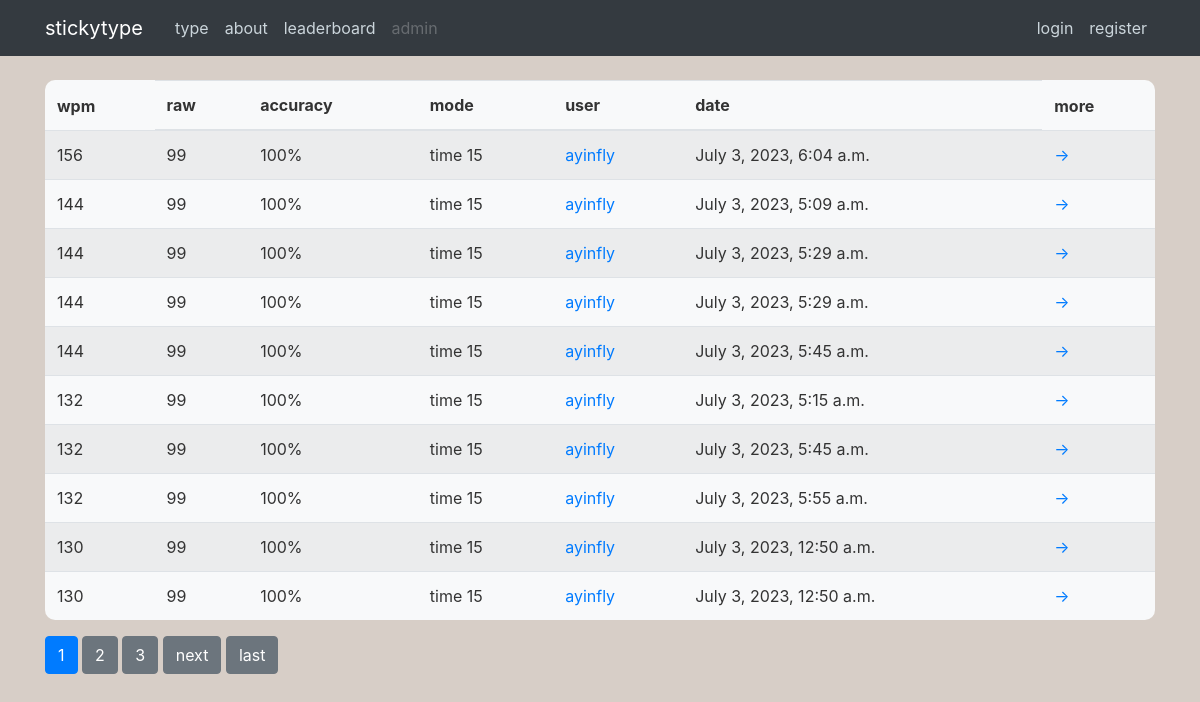
The page /leaderboard/ on the database as committed earlier.
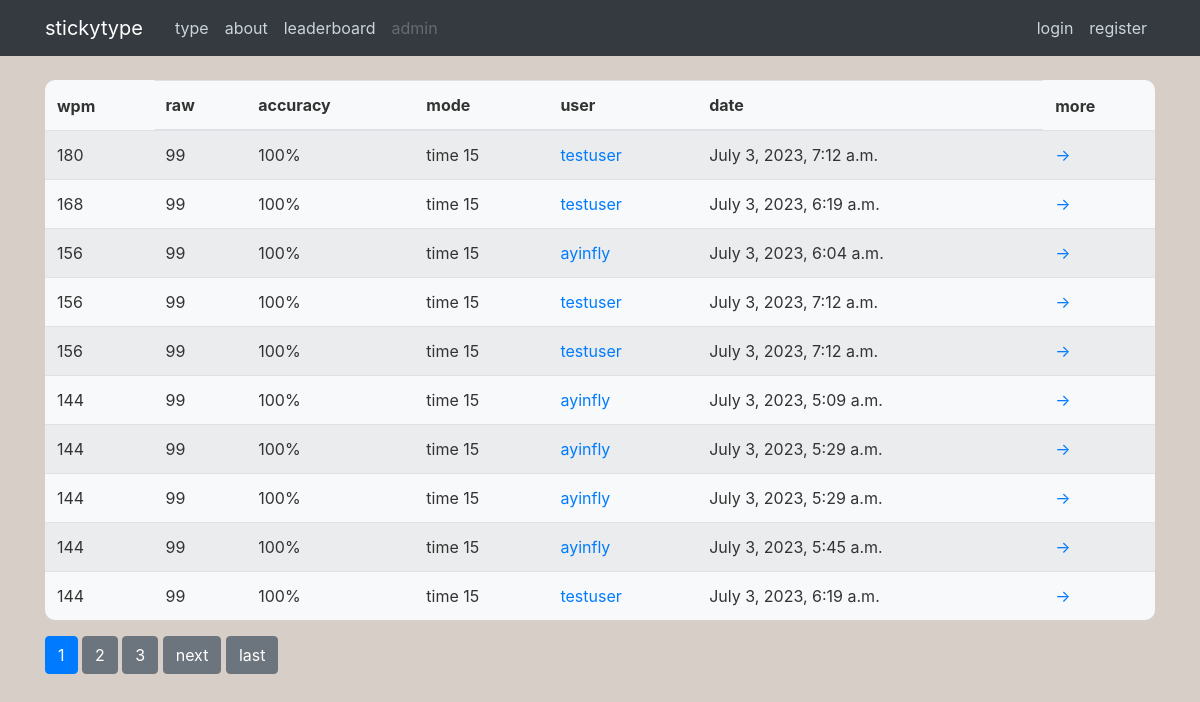
The same page on the database as committed later.
### type/models.py (models this page shows, shortened)
class Stat(models.Model):
    author = models.ForeignKey(User, on_delete=models.CASCADE)
    wpm_total = models.PositiveSmallIntegerField(default=0)
    wpm_raw = models.PositiveSmallIntegerField(default=0)
    time = models.DateTimeField(auto_now_add=True)
    accuracy = models.PositiveSmallIntegerField(default=0)
    mode = models.CharField(max_length=20, default='')

### type/views.py (the view)
# urls.py: path("leaderboard/", LeaderboardListView.as_view(), name='type-leaderboard'),
class LeaderboardListView(ListView):
    model = Stat
    template_name = 'type/leaderboard.html'
    context_object_name = 'stats'
    ordering = ['-wpm_total']
    paginate_by = 10

### type/templates/type/leaderboard.html (shortened to what this page needs)
{% extends "type/base.html" %}
{% block content%}
    <table class="table table-hover table-striped bg-light round">
        <thead>
            <tr>
                <th scope="col" style="border: none;">wpm</th>
                <th scope="col">raw</th>
                <th scope="col">accuracy</th>
                <th scope="col">mode</th>
                <th scope="col">user</th>
                <th scope="col">date</th>
                <th scope="col" style="border: none;">more</th>
            </tr>
        </thead>
        <tbody>
            {% for stat in stats %}
                <tr>
                    <td>{{ stat.wpm_total }}</td>
                    <td>{{ stat.wpm_raw }}</td>
                    <td>{{ stat.accuracy }}%</td>
                    <td>{{ stat.mode }}</td>
                    <td><a href="{% url 'type-stats' stat.author.username %}">{{ stat.author.username }}</a></td>
                    <td>{{ stat.time }}</td>
                    <td><a href="{% url 'stat-detail' stat.id %}" class="stretched-link">→</a></td>
                </tr>
            {% endfor %}
        </tbody>
    </table>
    {% if is_paginated %}
        {% for num in page_obj.paginator.page_range %}
            {% if page_obj.number == num %}
                <a class="btn btn-primary mb-4" href="?page={{ num }}">{{ num }}</a>
            {% elif num > page_obj.number|add:'-3'  and num < page_obj.number|add:'3' %}
                <a class="btn btn-secondary mb-4" href="?page={{ num }}">{{ num }}</a>
            {% endif %}
        {% endfor %}
        {% if page_obj.has_next %}
            <a class="btn btn-secondary mb-4" href="?page={{ page_obj.next_page_number}}">next</a>
            <a class="btn btn-secondary mb-4" href="?page={{ page_obj.paginator.num_pages }}">last</a>
        {% endif %}
    {% endif %}
{% endblock content%}

### type/templates/type/base.html (shortened to what this page needs)
{% load static %}
<!DOCTYPE html>
<html lang="en">
<head>
    <link rel="stylesheet" href="https://cdn.jsdelivr.net/npm/bootstrap@4.0.0/dist/css/bootstrap.min.css">
    <link rel="stylesheet" type="text/css" href="{% static 'type/main.css' %}">
</head>
<body>
    <header class="site-header">
        <nav class="navbar navbar-expand-md navbar-dark bg-dark fixed-top">
            <div class="container">
                <a class="navbar-brand mr-4" href="/">stickytype</a>
                <div class="collapse navbar-collapse" id="navbarToggle">
                    <div class="navbar-nav mr-auto">
                        <a class="nav-item nav-link" href="{% url 'type-home' %}">type</a>
                        <a class="nav-item nav-link" href="{% url 'type-about' %}">about</a>
                        <a class="nav-item nav-link" href="{% url 'type-leaderboard' %}">leaderboard</a>
                        <a class="nav-item nav-link disabled" href="/admin">admin</a>
                    </div>
                    <div class="navbar-nav">
                        {% if user.is_authenticated %}
                            <a class="nav-item nav-link" href="{% url 'logout' %}">logout</a>
                            <a class="nav-item nav-link" href="{% url 'profile' %}">{{ user.username }}</a>
                        {% else %}
                            <a class="nav-item nav-link" href="{% url 'login' %}">login</a>
                            <a class="nav-item nav-link" href="{% url 'register' %}">register</a>
                        {% endif %}
                    </div>
                </div>
            </div>
        </nav>
    </header>
    <main role="main" class="container">
        {% block content %}{% endblock %}
    </main>
</body>
</html>

### type/static/type/main.css (style rules this page uses)
* { margin: 0; padding: 0; box-sizing: border-box; }
body { color: #333333; margin-top: 5rem; display: flex; background: #D7CEC7; }
.round { border-radius: 10px; }
.site-header .navbar-nav .nav-link { color: #cbd5db; }

Rows that differ between the two databases and show on the page:
no longer on this page (row unchanged): Stat: wpm_total "132", wpm_raw "99", accuracy "100", mode "time 15", author.username "ayinfly", time "July 3, 2023, 5:15 a.m."
no longer on this page (row unchanged): Stat: wpm_total "132", wpm_raw "99", accuracy "100", mode "time 15", author.username "ayinfly", time "July 3, 2023, 5:45 a.m."
no longer on this page (row unchanged): Stat: wpm_total "132", wpm_raw "99", accuracy "100", mode "time 15", author.username "ayinfly", time "July 3, 2023, 5:55 a.m."
no longer on this page (row unchanged): Stat: wpm_total "130", wpm_raw "99", accuracy "100", mode "time 15", author.username "ayinfly", time "July 3, 2023, 12:50 a.m."
no longer on this page (row unchanged): Stat: wpm_total "130", wpm_raw "99", accuracy "100", mode "time 15", author.username "ayinfly", time "July 3, 2023, 12:50 a.m."
added Stat: wpm_total "180", wpm_raw "99", accuracy "100", mode "time 15", author.username "testuser", time "July 3, 2023, 7:12 a.m."
added Stat: wpm_total "168", wpm_raw "99", accuracy "100", mode "time 15", author.username "testuser", time "July 3, 2023, 6:19 a.m."
added Stat: wpm_total "156", wpm_raw "99", accuracy "100", mode "time 15", author.username "testuser", time "July 3, 2023, 7:12 a.m."
added Stat: wpm_total "156", wpm_raw "99", accuracy "100", mode "time 15", author.username "testuser", time "July 3, 2023, 7:12 a.m."
added Stat: wpm_total "144", wpm_raw "99", accuracy "100", mode "time 15", author.username "testuser", time "July 3, 2023, 6:19 a.m."
